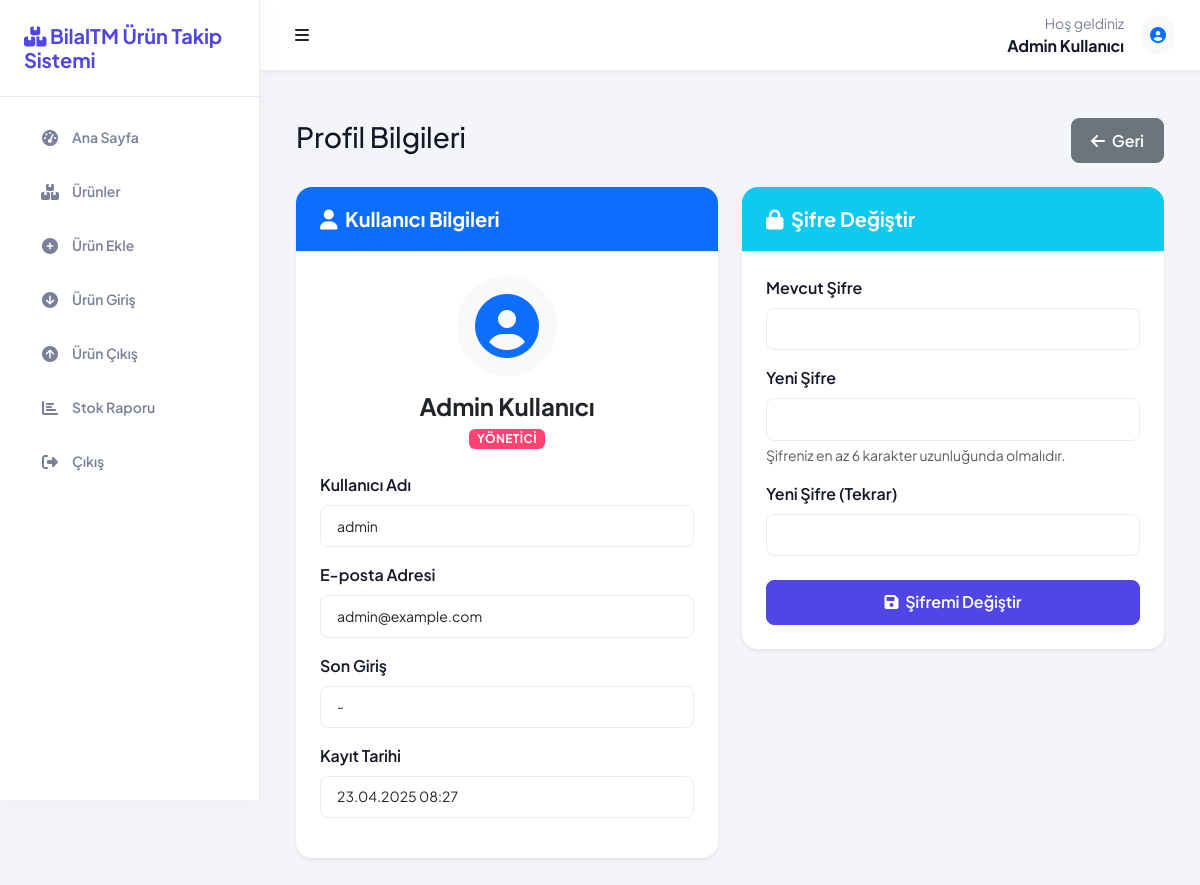
Page /profile.php (signed in) on the committed database.
### tables this page shows
CREATE TABLE IF NOT EXISTS kullanicilar (
    id INT AUTO_INCREMENT PRIMARY KEY,
    kullanici_adi VARCHAR(50) NOT NULL UNIQUE,
    sifre VARCHAR(255) NOT NULL,
    ad_soyad VARCHAR(100) NOT NULL,
    email VARCHAR(100) NOT NULL UNIQUE,
    rol ENUM('admin', 'kullanici') NOT NULL DEFAULT 'kullanici',
    son_giris DATETIME,
    kayit_tarihi TIMESTAMP DEFAULT CURRENT_TIMESTAMP,
    aktif TINYINT(1) DEFAULT 1
);

### classes/Database.php (called while the page is built, shortened)
<?php
class Database {
    private $host = DB_HOST;
    private $user = DB_USER;
    private $pass = DB_PASS;
    private $dbname = DB_NAME;
    private $dbh;
    private $stmt;
    public function __construct() {
        $dsn = 'mysql:host=' . $this->host . ';dbname=' . $this->dbname . ';charset=utf8';
        $options = array(
            PDO::ATTR_PERSISTENT => true,
            PDO::ATTR_ERRMODE => PDO::ERRMODE_EXCEPTION,
            PDO::ATTR_DEFAULT_FETCH_MODE => PDO::FETCH_ASSOC,
            PDO::ATTR_EMULATE_PREPARES => false
        );
        try {
            $this->dbh = new PDO($dsn, $this->user, $this->pass, $options);
        } catch(PDOException $e) {
            $this->error = $e->getMessage();
            echo 'Veritabanı Bağlantı Hatası: ' . $this->error;
        }
    }
    public function query($sql) {
        $this->stmt = $this->dbh->prepare($sql);
    }
    public function bind($param, $value, $type = null) {
        if(is_null($type)) {
            switch(true) {
                case is_int($value):
                    $type = PDO::PARAM_INT;
                    break;
            }
        }
        $this->stmt->bindValue($param, $value, $type);
    }
    public function execute() {
        return $this->stmt->execute();
    }
    public function single() {
        $this->execute();
        return $this->stmt->fetch();
    }
}

### classes/User.php (called while the page is built, shortened)
<?php
class User {
    private $db;
    public function __construct() {
        $this->db = new Database();
    }
    public function getUserById($id) {
        $this->db->query('SELECT * FROM kullanicilar WHERE id = :id');
        $this->db->bind(':id', $id);
        return $this->db->single();
    }
}

### config/config.php (called while the page is built, shortened)
<?php
function autoload($class) {
    $file = __DIR__ . '/../classes/' . $class . '.php';
}

### profile.php (the view, shortened to what this page needs)
<?php
require_once 'config/config.php';
$activePage = '';
$user = new User();
$userData = $user->getUserById($_SESSION['user_id']);
include 'includes/header.php';
?>
<div class="container-fluid">
    <div class="d-flex justify-content-between align-items-center mb-4">
        <h1 class="h3">Profil Bilgileri</h1>
        <a href="dashboard.php" class="btn btn-secondary">
            <i class="fas fa-arrow-left me-1"></i> Geri
        </a>
    </div>
    <div class="row">
        <div class="col-md-6 mb-4">
            <div class="card border-0 shadow-sm">
                <div class="card-header bg-primary text-white">
                    <h5 class="mb-0">
                        <i class="fas fa-user me-1"></i> Kullanıcı Bilgileri
                    </h5>
                </div>
                <div class="card-body">
                    <div class="mb-4 text-center">
                        <div class="rounded-circle bg-light d-inline-flex align-items-center justify-content-center mb-3" style="width: 100px; height: 100px">
                            <i class="fas fa-user-circle text-primary" style="font-size: 64px"></i>
                        </div>
                        <h4 class="mb-1"><?= htmlspecialchars($userData['ad_soyad']) ?></h4>
                        <div class="badge bg-<?= $userData['rol'] == 'admin' ? 'danger' : 'info' ?>">
                            <?= $userData['rol'] == 'admin' ? 'Yönetici' : 'Kullanıcı' ?>
                        </div>
                    </div>
                    <div class="mb-3">
                        <label class="form-label">Kullanıcı Adı</label>
                        <input type="text" class="form-control" value="<?= htmlspecialchars($userData['kullanici_adi']) ?>" readonly>
                    </div>
                    <div class="mb-3">
                        <label class="form-label">E-posta Adresi</label>
                        <input type="email" class="form-control" value="<?= htmlspecialchars($userData['email']) ?>" readonly>
                    </div>
                    <div class="mb-3">
                        <label class="form-label">Son Giriş</label>
                        <input type="text" class="form-control" value="<?= $userData['son_giris'] ? date('d.m.Y H:i', strtotime($userData['son_giris'])) : '-' ?>" readonly>
                    </div>
                    <div class="mb-3">
                        <label class="form-label">Kayıt Tarihi</label>
                        <input type="text" class="form-control" value="<?= date('d.m.Y H:i', strtotime($userData['kayit_tarihi'])) ?>" readonly>
                    </div>
                </div>
            </div>
        </div>
        <div class="col-md-6 mb-4">
            <div class="card border-0 shadow-sm">
                <div class="card-header bg-info text-white">
                    <h5 class="mb-0">
                        <i class="fas fa-lock me-1"></i> Şifre Değiştir
                    </h5>
                </div>
                <div class="card-body">
                    <form action="profile.php" method="post">
                        <div class="mb-3">
                            <label for="current_password" class="form-label">Mevcut Şifre</label>
                            <input type="password" class="form-control" id="current_password" name="current_password" required>
                        </div>
                        <div class="mb-3">
                            <label for="new_password" class="form-label">Yeni Şifre</label>
                            <input type="password" class="form-control" id="new_password" name="new_password" required>
                            <div class="form-text">Şifreniz en az 6 karakter uzunluğunda olmalıdır.</div>
                        </div>
                        <div class="mb-3">
                            <label for="confirm_password" class="form-label">Yeni Şifre (Tekrar)</label>
                            <input type="password" class="form-control" id="confirm_password" name="confirm_password" required>
                        </div>
                        <div class="d-grid mt-4">
                            <button type="submit" class="btn btn-primary">
                                <i class="fas fa-save me-1"></i> Şifremi Değiştir
                            </button>
                        </div>
                    </form>
                </div>
            </div>
        </div>
    </div>
</div>
<?php include 'includes/footer.php'; ?>

### includes/header.php (shortened to what this page needs)
<?php
$user = new User();
$currentUser = $user->getUserById($_SESSION['user_id']);
?>
<!DOCTYPE html>
<html lang="tr">
<head>
    <link href="https://cdn.jsdelivr.net/npm/bootstrap@5.3.0/dist/css/bootstrap.min.css" rel="stylesheet">
    <link rel="stylesheet" href="https://cdnjs.cloudflare.com/ajax/libs/font-awesome/6.4.0/css/all.min.css">
    <link rel="stylesheet" href="https://cdn.datatables.net/1.13.5/css/dataTables.bootstrap5.min.css">
    <link rel="stylesheet" href="assets/css/style.css">
</head>
<body>
    <div class="wrapper">
        <nav id="sidebar" class="sidebar">
            <div class="sidebar-header">
                <h3>
                    <i class="fas fa-boxes"></i> <?= SITE_NAME ?>
                </h3>
            </div>
            <div class="sidebar-nav">
                <ul class="nav flex-column">
                    <li class="nav-item">
                        <a class="nav-link <?= $activePage == 'dashboard' ? 'active' : '' ?>" href="dashboard.php">
                            <i class="fas fa-tachometer-alt"></i>
                            <span>Ana Sayfa</span>
                        </a>
                    </li>
                    <?php if($_SESSION['user_role'] == 'admin'): ?>
                        <li class="nav-item">
                            <a class="nav-link <?= $activePage == 'products' ? 'active' : '' ?>" href="products.php">
                                <i class="fas fa-boxes"></i>
                                <span>Ürünler</span>
                            </a>
                        </li>
                        <li class="nav-item">
                            <a class="nav-link <?= $activePage == 'add_product' ? 'active' : '' ?>" href="add_product.php">
                                <i class="fas fa-plus-circle"></i>
                                <span>Ürün Ekle</span>
                            </a>
                        </li>
                    <?php endif; ?>
                    <li class="nav-item">
                        <a class="nav-link <?= $activePage == 'stock_in' ? 'active' : '' ?>" href="stock_in.php">
                            <i class="fas fa-arrow-circle-down"></i>
                            <span>Ürün Giriş</span>
                        </a>
                    </li>
                    <li class="nav-item">
                        <a class="nav-link <?= $activePage == 'stock_out' ? 'active' : '' ?>" href="stock_out.php">
                            <i class="fas fa-arrow-circle-up"></i>
                            <span>Ürün Çıkış</span>
                        </a>
                    </li>
                    <li class="nav-item">
                        <a class="nav-link <?= $activePage == 'stock_report' ? 'active' : '' ?>" href="stock_report.php">
                            <i class="fas fa-chart-bar"></i>
                            <span>Stok Raporu</span>
                        </a>
                    </li>
                    <li class="nav-item mt-auto">
                        <a class="nav-link" href="logout.php">
                            <i class="fas fa-sign-out-alt"></i>
                            <span>Çıkış</span>
                        </a>
                    </li>
                </ul>
            </div>
        </nav>
        <div class="main">
            <nav class="navbar">
                <div class="container-fluid px-0">
                    <button id="sidebarToggle" class="btn btn-icon">
                        <i class="fas fa-bars"></i>
                    </button>
                    <div class="d-flex align-items-center">
                        <div class="me-3 d-none d-md-block">
                            <div class="text-end">
                                <div class="small text-muted">Hoş geldiniz</div>
                                <div class="fw-bold"><?= htmlspecialchars($currentUser['ad_soyad']) ?></div>
                            </div>
                        </div>
                        <div class="dropdown">
                            <a class="btn btn-icon" href="#" id="navbarDropdown" role="button" data-bs-toggle="dropdown" aria-expanded="false">
                                <div class="rounded-circle bg-light d-flex align-items-center justify-content-center" style="width: 40px; height: 40px">
                                    <i class="fas fa-user-circle text-primary"></i>
                                </div>
                            </a>
                        </div>
                    </div>
                </div>
            </nav>
            <div class="container-fluid px-0 py-4">

### assets/css/style.css (style rules this page uses)
:root { --primary-color: #5046e5; --primary-dark: #3c34b6; --primary-light: #8c85ff; --secondary-color: #6c757d; --success-color: #0ac074; --danger-color: #ff4471; --warning-color: #ffcf5c; --info-color: #17c1e8; --dark-color: #141727; --light-color: #f8f9fa; --bg-color: #f4f5f9; --card-color: #ffffff; --text-color: #141727; --text-muted: #7b809a; --border-color: #e9ecef; --sidebar-width: 260px; --header-height: 70px; --font-family: 'Plus Jakarta Sans', 'Segoe UI', Roboto, Helvetica, Arial, sans-serif; }
body { font-family: var(--font-family); background-color: var(--bg-color); color: var(--text-color); margin: 0; padding: 0; overflow-x: hidden; transition: all 0.3s ease; }
h1, h2, h3, h4, h5, h6 { font-weight: 700; margin-bottom: 0.5rem; }
.text-muted { color: var(--text-muted) !important; }
.wrapper { display: flex; min-height: 100vh; }
.sidebar { width: var(--sidebar-width); position: fixed; top: 0; left: 0; height: 100vh; z-index: 1030; background: var(--card-color); box-shadow: 0 0 30px rgba(0, 0, 0, 0.03); transition: all 0.3s; overflow-y: auto; border-right: 1px solid var(--border-color); }
.sidebar-header { padding: 1.5rem; border-bottom: 1px solid var(--border-color); display: flex; align-items: center; justify-content: space-between; }
.sidebar-header h3 { margin: 0; font-weight: 700; font-size: 1.25rem; color: var(--primary-color); }
.sidebar-nav { padding: 1rem 0; }
.sidebar .nav-link { color: var(--text-muted); padding: 0.875rem 1.5rem; border-radius: 0.5rem; margin: 0 1rem; transition: all 0.3s ease; font-weight: 600; font-size: 0.875rem; display: flex; align-items: center; white-space: nowrap; overflow: hidden; text-overflow: ellipsis; }
.sidebar .nav-link i { margin-right: 0.75rem; font-size: 1rem; width: 1.25rem; text-align: center; flex-shrink: 0; }
.sidebar .nav-link span { flex: 1; white-space: nowrap; overflow: hidden; text-overflow: ellipsis; }
.main { flex: 1; min-width: 0; margin-left: var(--sidebar-width); transition: all 0.3s ease; padding: calc(var(--header-height) + 1.5rem) 1.5rem 1.5rem; }
.navbar { height: var(--header-height); position: fixed; top: 0; right: 0; left: var(--sidebar-width); z-index: 1020; padding: 0.75rem 1.5rem; background: var(--card-color); box-shadow: 0 0.125rem 0.25rem rgba(0, 0, 0, 0.05); transition: all 0.3s ease; }
.card { background: var(--card-color); border: none; border-radius: 1rem; box-shadow: 0 0.125rem 0.375rem rgba(0, 0, 0, 0.05); transition: all 0.3s ease; margin-bottom: 1.5rem; overflow: hidden; }
.card-header { border-bottom: 1px solid var(--border-color); background: transparent; padding: 1.25rem 1.5rem; font-weight: 700; }
.card-body { padding: 1.5rem; }
.btn { font-weight: 600; padding: 0.6rem 1.2rem; border-radius: 0.5rem; transition: all 0.2s ease; box-shadow: none !important; text-transform: none; }
.btn-primary { background-color: var(--primary-color); border-color: var(--primary-color); }
.btn-icon { width: 36px; height: 36px; padding: 0; display: inline-flex; align-items: center; justify-content: center; border-radius: 0.5rem; }
.btn-icon i { margin-right: 0; }
.form-control, .form-select { border: 1px solid var(--border-color); padding: 0.6rem 1rem; font-size: 0.875rem; border-radius: 0.5rem; transition: all 0.2s ease; background-color: #fff; }
.form-label { font-weight: 600; color: var(--text-color); margin-bottom: 0.5rem; }
.badge { padding: 0.35em 0.65em; font-weight: 700; border-radius: 6px; font-size: 0.75rem; text-transform: uppercase; letter-spacing: 0.025rem; }
.badge.bg-danger { background-color: var(--danger-color) !important; }

### includes/header.php (style rules this page uses)
.sidebar .nav-link { display: flex; align-items: center; white-space: nowrap; overflow: hidden; text-overflow: ellipsis; }
.sidebar .nav-link i { width: 20px; text-align: center; margin-right: 12px; flex-shrink: 0; }
.sidebar-nav { padding: 1rem 0; }
.sidebar-nav .nav-item { margin-bottom: 5px; }

### rows in the picture
kullanicilar: ad_soyad "Admin Kullanıcı", kullanici_adi "admin", email "admin@example.com", son_giris "-", kayit_tarihi "23.04.2025 08:27"

### other values in the picture
SITE_NAME "BilalTM Ürün Takip Sistemi"
